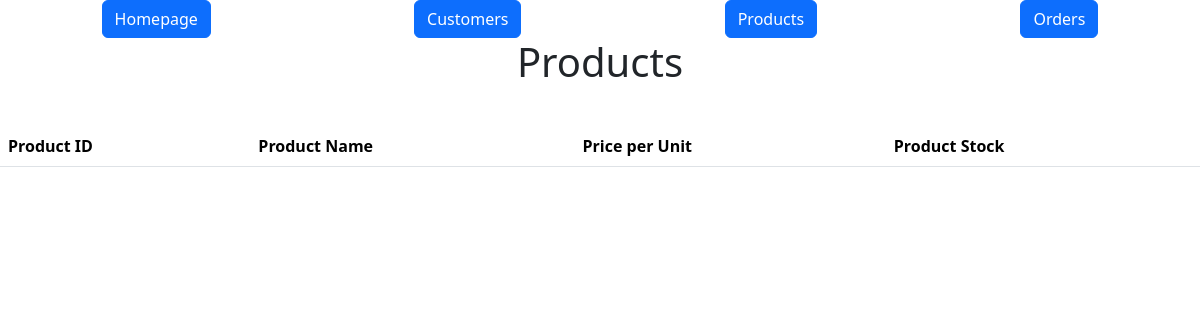
The page /products on the database as committed earlier.
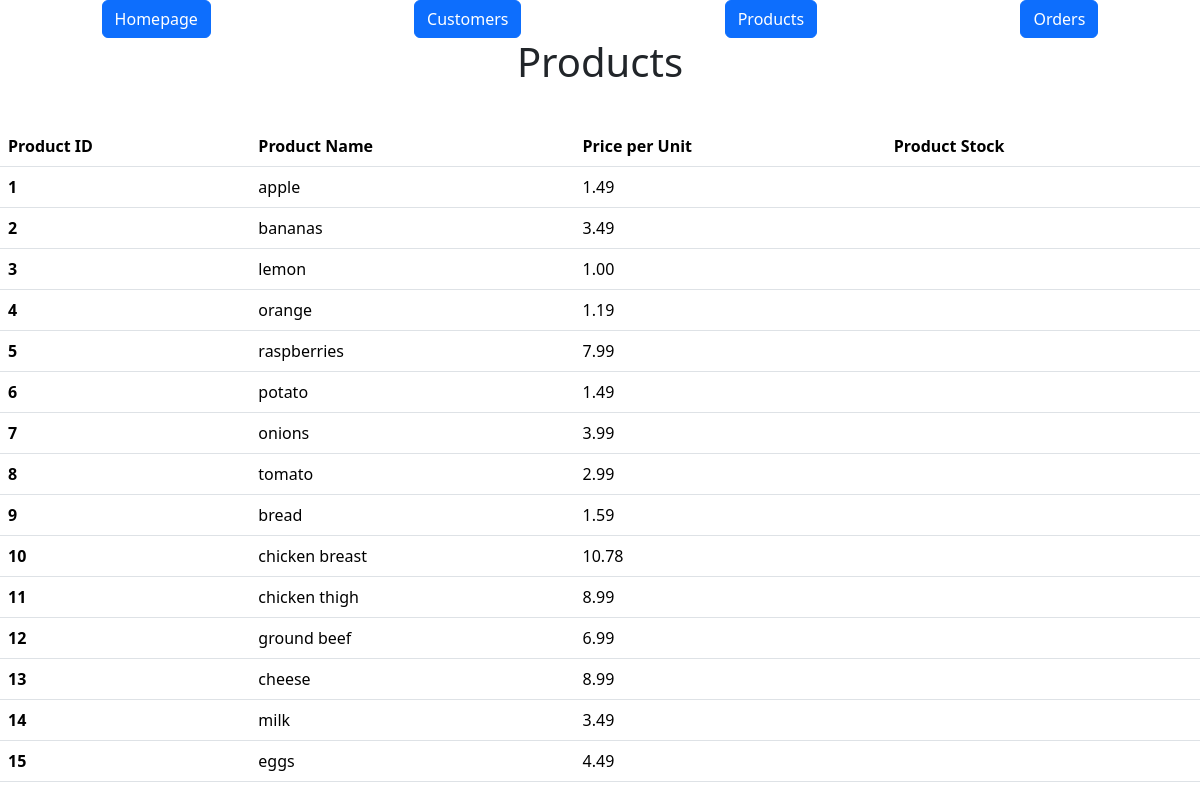
The same page on the database as committed later.
### models.py (models this page shows)
class Product(db.Model):
    id = mapped_column(Integer, primary_key=True)
    name = mapped_column(String(100), nullable=False)
    price = mapped_column(DECIMAL(10,2), nullable=False)
    stock = mapped_column(Integer, nullable=False)

### app.py (the view)
@app.route("/products")   # read product data from csv and use csv.dictreader to display the data in a table
def products(message = ""):
    return render_template('products.html', products = Product.query.all(), message = message)

### templates/products.html (shortened to what this page needs)
{% extends "base.html" %} {% block content %}
<h1 class="d-flex justify-content-center">Products</h1>
<br />
<table class="table table-hover">
  <thead>
    <tr>
      <th scope="col">Product ID</th>
      <th scope="col">Product Name</th>
      <th scope="col">Price per Unit</th>
      <th scope="col">Product Stock</th>
    </tr>
  </thead>
  <tbody>
    {% for product in products %}
    <tr>
      <th scope="row">{{ product.id }}</th>
      <td>{{ product.name }}</td>
      <td>{{ product.price }}</td>
      <td>{{ product.available }}</td>
    </tr>
    {% endfor %}
  </tbody>
</table>
{% endblock %}

Rows that differ between the two databases and show on the page:
added Product: id "1", name "apple", price "1.49"
added Product: id "2", name "bananas", price "3.49"
added Product: id "3", name "lemon", price "1.00"
added Product: id "4", name "orange", price "1.19"
added Product: id "5", name "raspberries", price "7.99"
added Product: id "6", name "potato", price "1.49"
added Product: id "7", name "onions", price "3.99"
added Product: id "8", name "tomato", price "2.99"
added Product: id "9", name "bread", price "1.59"
added Product: id "10", name "chicken breast", price "10.78"
added Product: id "11", name "chicken thigh", price "8.99"
added Product: id "12", name "ground beef", price "6.99"
added Product: id "13", name "cheese", price "8.99"
added Product: id "14", name "milk", price "3.49"
added Product: id "15", name "eggs", price "4.49"
